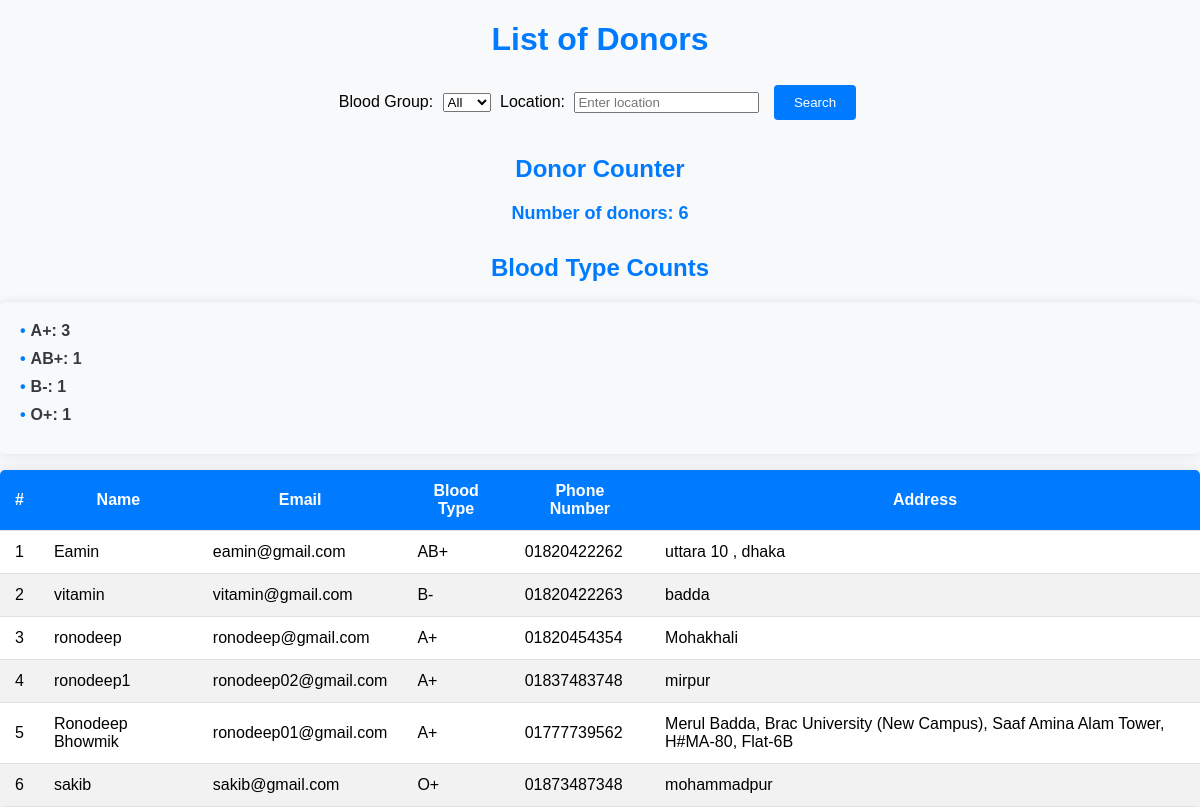
The page /list/ on the database as committed earlier.
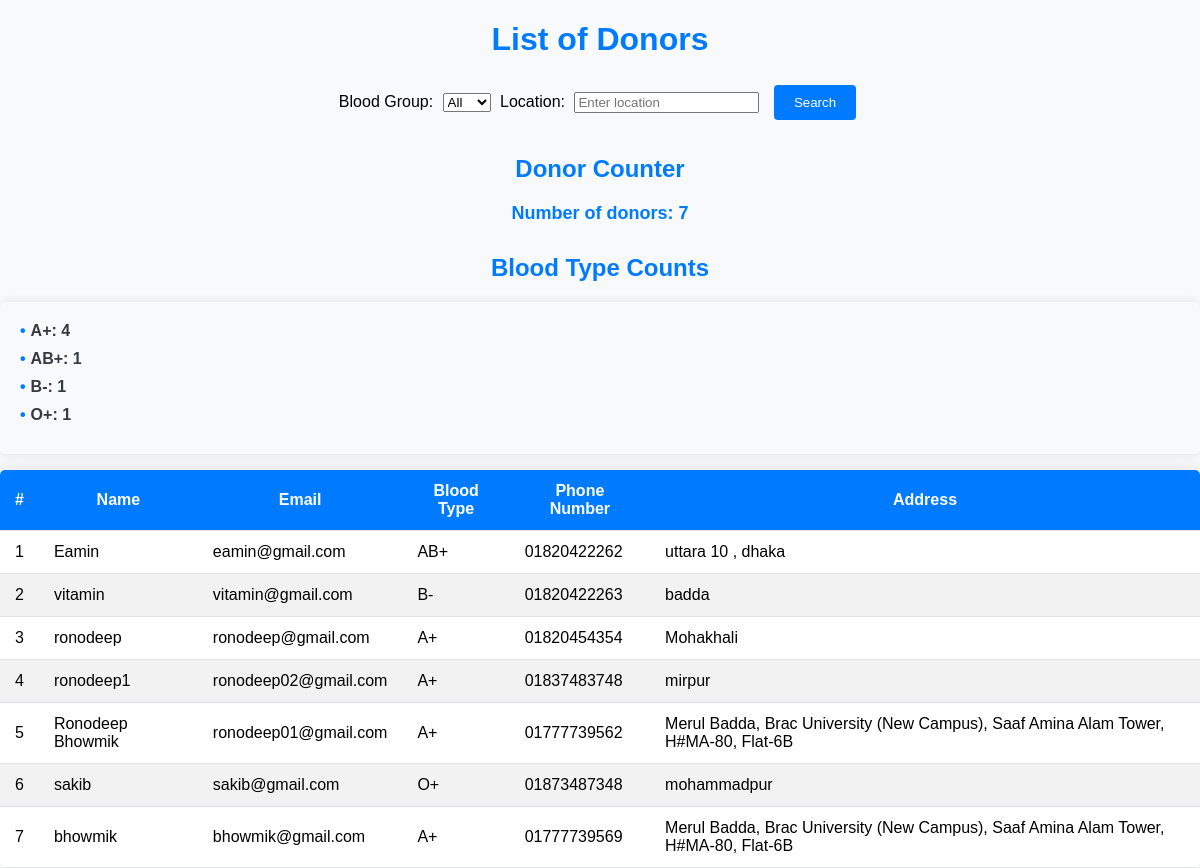
The same page on the database as committed later.
### APPUniflow/models.py (models this page shows, shortened)
class Donor(models.Model):
    blood_types = (
        ('A+', 'A+'),
        ('A-', 'A-'),
        ('B+', 'B+'),
        ('B-', 'B-'),
        ('AB+', 'AB+'),
        ('AB-', 'AB-'),
        ('O+', 'O+'),
        ('O-', 'O-'),
    )
    name = models.CharField(max_length=100)
    email = models.EmailField(unique=True)
    blood_type = models.CharField(max_length=3, choices=blood_types)
    phone_number = models.CharField(max_length=15, unique=True)
    address = models.TextField()
    date_created = models.DateTimeField(auto_now_add=True, null=True)

### APPUniflow/views.py (the view)
# urls.py: path('list/', donor_list, name='donor_list'),  # New URL for donor list
def donor_list(request):
    blood_group = request.GET.get('blood_group')
    address = request.GET.get('address')
    donor_count = Donor.objects.count()
    donors = Donor.objects.all()
    blood_type_counts = Donor.objects.values('blood_type').annotate(count=Count('blood_type'))
    if blood_group:
        donors = Donor.objects.filter(blood_type=blood_group)
    if address:
        donors = donors.filter(address__icontains=address)
    return render(request, 'donor_list.html', {'donors': donors, 'donor_count': donor_count , 'blood_type_counts': blood_type_counts})

### APPUniflow/templates/donor_list.html (shortened to what this page needs)
<!DOCTYPE html>
<html lang="en">
<head>
    <link rel="stylesheet" href="/static/css/donor_list.css">
</head>
<body>
    <h1>List of Donors</h1>
    <div class="search-container">
        <form action="{% url 'donor_list' %}" method="GET">
            <label for="blood_group">Blood Group:</label>
            <select name="blood_group" id="blood_group">
                <option value="">All</option>
            </select>
            <label for="location">Location:</label>
            <input type="text" id="location" name="location" placeholder="Enter location">
            <button type="submit">Search</button>
        </form>
    </div>
    <h2>Donor Counter</h2>
    <p class="counter">Number of donors: {{ donor_count }}</p>
    <h2>Blood Type Counts</h2>
    <ul>
        {% for blood_type_count in blood_type_counts %}
            <li>{{ blood_type_count.blood_type }}: {{ blood_type_count.count }}</li>
        {% endfor %}
    </ul>
    <table>
        <thead>
            <tr>
                <th>#</th>
                <th>Name</th>
                <th>Email</th>
                <th>Blood Type</th>
                <th>Phone Number</th>
                <th>Address</th>
            </tr>
        </thead>
        <tbody>
            {% for donor in donors %}
            <tr class="{% cycle 'odd' 'even' %}">
                <td>{{ forloop.counter }}</td>
                <td>{{ donor.name }}</td>
                <td>{{ donor.email }}</td>
                <td>{{ donor.blood_type }}</td>
                <td>{{ donor.phone_number }}</td>
                <td>{{ donor.address }}</td>
            </tr>
            {% endfor %}
        </tbody>
    </table>
</body>
</html>

Rows that differ between the two databases and show on the page:
added Donor: name "bhowmik", email "bhowmik@gmail.com", blood_type "A+", phone_number "01777739569", address "Merul Badda, Brac University (New Campus), Saaf Amina Alam Tower, H#MA-80, Flat-6B"
Other text that changed with them:
{{ donor_count }}: "6" → "7"
new list line: "A+ : 4"
list line gone: "A+ : 3"
